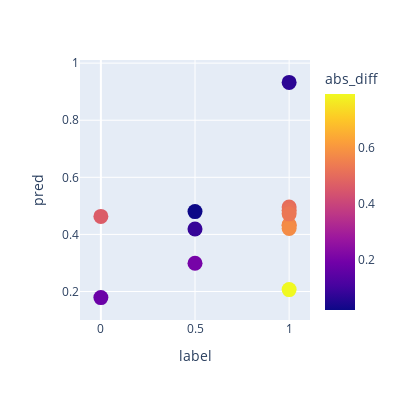

The notebook cell saved with this chart:
### Markdown cell above
### ltr-reg

### Code cell
y_ltr_reg_test_pred = best_ltr_reg_model.predict(X_ltr_reg_test)
test_results_df = pd.concat([
    y_ltr_reg_test.rename("label"),
    pd.Series(y_ltr_reg_test_pred, index=y_ltr_reg_test.index).rename("pred"),
    (y_ltr_reg_test - y_ltr_reg_test_pred).abs().rename("abs_diff")
], axis=1)

fig = px.scatter(test_results_df.reset_index(), x="label", y= "pred", color="abs_diff", hover_data=['patient'], width=400, height=400)
fig.update_traces(marker=dict(size=15))
fig.show()

### Figure 1 — Plotly figure (JSON) as saved in the notebook; plotly's stock layout.template omitted (floating-point values rounded to 4 significant figures)
{"data": [{"customdata": [["NOV_08"], ["GIL_17"], ["GIL_11"], ["NOV_09"], ["GIL_05"], ["NOV_22"], ["NOV_02"], ["NOV_12"], ["NOV_13"], ["GIL_09"], ["NOV_10"], ["GIL_15"], ["GIL_21"]], "hovertemplate": "label=%{x}<br>pred=%{y}<br>patient=%{customdata[0]}<br>abs_diff=%{marker.color}<extra></extra>", "legendgroup": "", "marker": {"color": [0.08114, 0.7934, 0.568, 0.5666, 0.4631, 0.06741, 0.1786, 0.5041, 0.5152, 0.5789, 0.02001, 0.528, 0.2008], "coloraxis": "coloraxis", "size": 15, "symbol": "circle"}, "mode": "markers", "name": "", "orientation": "v", "showlegend": false, "type": "scatter", "x": [0.5, 1, 1, 1, 0, 1, 0, 1, 1, 1, 0.5, 1, 0.5], "xaxis": "x", "y": [0.4189, 0.2066, 0.432, 0.4334, 0.4631, 0.9326, 0.1786, 0.4959, 0.4848, 0.4211, 0.48, 0.472, 0.2992], "yaxis": "y"}], "layout": {"coloraxis": {"colorbar": {"title": {"text": "abs_diff"}}, "colorscale": [[0, "#0d0887"], [0.1111, "#46039f"], [0.2222, "#7201a8"], [0.3333, "#9c179e"], [0.4444, "#bd3786"], [0.5556, "#d8576b"], [0.6667, "#ed7953"], [0.7778, "#fb9f3a"], [0.8889, "#fdca26"], [1, "#f0f921"]]}, "height": 400, "legend": {"tracegroupgap": 0}, "margin": {"t": 60}, "width": 400, "xaxis": {"anchor": "y", "autorange": true, "domain": [0, 1], "range": [-0.1114, 1.111], "title": {"text": "label"}, "type": "linear"}, "yaxis": {"anchor": "x", "autorange": true, "domain": [0, 1], "range": [0.1002, 1.011], "title": {"text": "pred"}, "type": "linear"}}}
